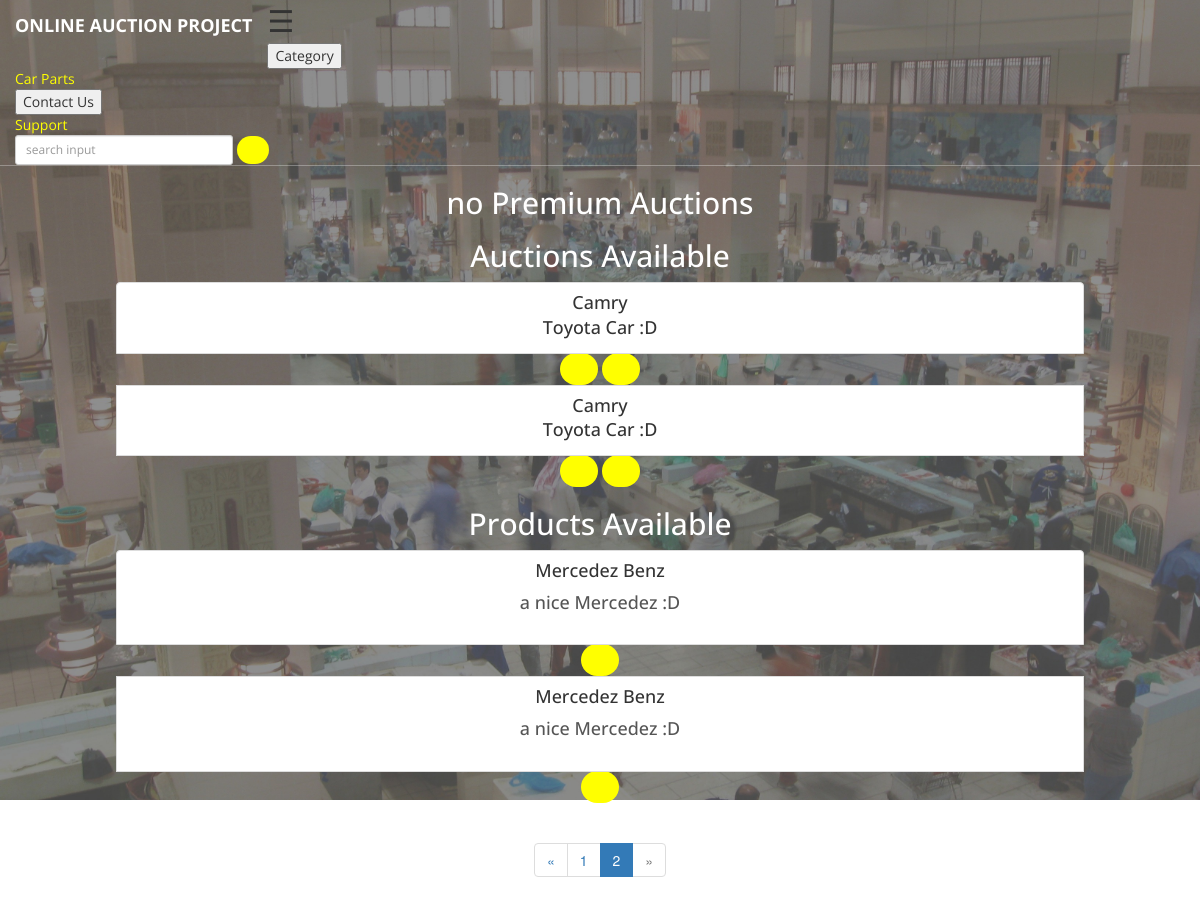
Screenshot of /?page=2 with the database file from the repository.
### Auction/models.py (models this page shows, shortened)
class live_auction(models.Model):
    owner = models.ForeignKey(settings.AUTH_USER_MODEL,null=True)
    auction = models.ForeignKey(auction)
    Time_of_Auction = models.TimeField(null=True)
    auction_bidding_open = models.BooleanField(default=False)
    initial_bid = models.BigIntegerField(
        null=True, help_text=("the initial bid"))

class auction(models.Model):
    Choices = (('P','Premium'),('F','Freemium'))
    user = models.OneToOneField(
        settings.AUTH_USER_MODEL, null=True, blank=True)
    product = models.ForeignKey(item)
    auction_type = models.CharField("auction_type",max_length=64 ,choices=Choices,null=True)
    auction_date = models.DateField()
    auction_time = models.TimeField()

class item(models.Model):
    CHOICES=(('C','Cars'),('P','Parts'))
    owner = models.ForeignKey(settings.AUTH_USER_MODEL,null=True,blank=True)
    product_name = models.CharField(max_length=18, help_text=('Car_Name'))
    manufacture_year = models.CharField(
        max_length=120, help_text=('E.g.: 2015/2016'))
    picture = models.ImageField(null=True, blank=True)
    product_description = models.TextField()
    certificate = models.ImageField(null=True, blank=True)
    product_type = models.CharField("Product_type",max_length=64 ,choices=CHOICES,null=True)

### Auction/views.py (the view)
# urls.py: url(r'^',views.index_page,name='home',),
def index_page(request):
    obj = live_auction.objects.all().order_by('-id')
    premium_obj = live_auction.objects.filter(
        auction__auction_type='P')
    queryset = item.objects.all()
    paginator = Paginator(queryset, 2)
    page = request.GET.get('page')
    try:
        items = paginator.page(page)
    except PageNotAnInteger:
        items = paginator.page(1)
    except EmptyPage:
        items = paginator.page(paginator.num_pages)
    if request.method == 'POST':
        qs = item.objects.filter(
            product_name__icontains=request.POST.get('term', False))
        return render(request, 'Index.html',
                      {'auction': obj,
                       'p_auction': premium_obj,
                       'product': items,
                       'item_search': qs})
    else:
        return render(request, 'Index.html',
                      {'auction': obj,
                       'p_auction': premium_obj,
                       'product': items})

### OnlineAuctionProject/Templates/Index.html (shortened to what this page needs)
{% extends "Base.html"%} {% block content %}
{% if p_auction%}
<h2>Premium Auctions<h2>
<div class='list-group'>
  {% for a in p_auction %}
      <a class = 'list-group-item'>
          <h4 class="list-group-item-heading">{{a.auction.product.product_name}}</h4>
          <h4 class="list-group-item-heading">{{a.auction.product.product_description}}</h4>
  </a>
  <a  class="btn btn-default btn-primary" href="{% url 'View_Auction' a.auction.pk %}">  <span class = " glyphicon glyphicon-eye-open">  </span></a>
  <a  class="btn btn-default btn-primary" href="{% url 'Bid_Auction'  %}"><span class = 'glyphicon glyphicon-edit'>  </span></a>
  {% empty %}
  <h2>
      no  Premium Auctions
      </h2> {% endfor %}
</div>
{%else%}
<h2>
    no  Premium Auctions
    </h2> {%endif%}
<h2>Auctions Available</h2> {% if request.method == 'POST' %}
<div class='list-group'>
    {% for a in auction %}
    {%if a.auction_bidding_open %}
    <a href="{% url 'View_Auction' a.auction.pk %}" class='list-group-item'>
        <h4 class="list-group-item-heading">{{a.auction.product.product_name}}</h4>
        <h4 class="list-group-item-heading">{{a.auction.product.product_description}}</h4>
    </a>
    <a class="btn btn-default btn-primary" href="{% url 'View_Auction' a.auction.pk %}"> <span class=" glyphicon glyphicon-eye-open">  </span></a>
    <a class="btn btn-default btn-primary" href="{% url 'Bid_Auction'  %}"><span class = 'glyphicon glyphicon-edit'>  </span></a>
{% endif %}
{% empty %}
    <h2>
    no  Auctions
    </h2> {% endfor %}
</div>
{% if item_search%}
<h2>Products Available</h2>
<div class='list-group'>
    {% for p in item_search %}
    <a href="{% url 'product_details' p.pk %}" class='list-group-item'>
        <h4 class="list-group-item-heading">{{p.product_name}} : {{p.manufacture_year}}</h4>
        <h4 class="list-group-item-text">{{p.product_description}}</h4>
    </a>
    <a href="{% url 'product_details' p.pk %}" class='btn btn-primary'> <span class='glyphicon glyphicon-eye-open'> </span></a>
    {%if p.owner == request.user %}
    <a href="{% url 'Edit_Product' p.pk %}" class='btn btn-primary'> <span class='glyphicon glyphicon-pencil'> </span> </a>
    <a href="{% url 'product_delete' p.pk %}" class='btn btn-primary'> <span class='glyphicon glyphicon-remove'> </span> </a>
    {%endif%} {% empty %}
    <h2>
no  product search found
</h2> {% endfor %}
</div>
{%endif%} {%else%} {%if auction%}
<div class='list-group'>
    {% for a in auction%}
    <a href="{% url 'View_Auction' a.auction.pk %}" class='list-group-item'>
        <h4 class="list-group-item-heading">{{a.auction.product.product_name}}</h4>
        <h4 class="list-group-item-heading">{{a.auction.product.product_description}}</h4>
    </a>
    <a class="btn btn-default btn-primary" href="{% url 'View_Auction' a.auction.pk %}"> <span class=" glyphicon glyphicon-eye-open">  </span></a>
    <a class="btn btn-default btn-primary" href="{% url 'Bid_Auction'  %}"><span class = 'glyphicon glyphicon-edit'>  </span> </a> {% empty %}
    <h2>
    no  Auctions
    </h2> {% endfor %}
</div>
{%endif%}
{%if product%}
<h2>Products Available </h2>
<div class='list-group'>
    {% for p in product %}
    <a href="{% url 'product_details' p.pk %}" class='list-group-item'>
        <h4 class="list-group-item-heading">{{p.product_name}}</h4>
        <h4 class="list-group-item-text">{{p.product_description}}</h4>
    </a>
    <a href="{% url 'product_details' p.pk %}" class='btn btn-primary'> <span class='glyphicon glyphicon-eye-open'> </span></a>
     {% endfor %} {%endif%}
</div>{%endif%}
{% if product.has_other_pages %}
<ul class="pagination">
  {% if product.has_previous %}
    <li><a href="?page={{ product.previous_page_number }}">&laquo;</a></li>
  {% else %}
    <li class="disabled"><span>&laquo;</span></li>
  {% endif %}
  {% for i in product.paginator.page_range %}
    {% if product.number == i %}
      <li class="active"><span>{{ i }} <span class="sr-only">(current)</span></span></li>
    {% else %}
      <li><a href="?page={{ i }}">{{ i }}</a></li>
    {% endif %}
  {% endfor %}
  {% if product.has_next %}
    <li><a href="?page={{ product.next_page_number }}">&raquo;</a></li>
  {% else %}
    <li class="disabled"><span>&raquo;</span></li>
  {% endif %}
</ul>
{% endif %}
{% endblock %}

### OnlineAuctionProject/Templates/Base.html (shortened to what this page needs)
<!DOCTYPE html>
<html lang="en">
<head>
    <link rel="stylesheet" href="/static/css/bootstrap.min.css" type="text/css">
    <link rel="stylesheet" href="font-awesome/css/font-awesome.min.css" type="text/css">
    <link rel="stylesheet" href="/static/css/animate.min.css" type="text/css">
    <link rel="stylesheet" href="/static/css/creative.css" type="text/css">
</head>
<body id="page-top">
    <nav id="mainNav" class="navbar navbar-default navbar-fixed-top">
        <div class="container-fluid">
            <div class="navbar-header">
                <a class="navbar-brand page-scroll" href="{%url 'home' %}">Online Auction Project</a>
            </div>
            <form action="/" method="post" class="form-inline">
  {% if user.is_authenticated %}
  <span  style="font-size:30px;cursor:pointer" onclick="openNav()">&#9776; </span>
  <div id="mySidenav" class="sidenav">
  <a href="javascript:void(0)" class="closebtn" onclick="closeNav()">&times;</a>
  <a href="{% url 'My_Page' %}"><span class="glyphicon glyphicon-book"></span><b class="imgdescription">My Page </b></a>
  <a href="{% url 'Create_Auction' %}"><span class="glyphicon glyphicon-scale"></span><b class="imgdescription">Add Auction </b></a>
  <a href="{% url 'Create_Product' %}"><span class="glyphicon glyphicon-plus-sign"></span><b class="imgdescription">Add Product </b></a>
  <a href="{%url 'Edit_User' %}"> <span class="glyphicon glyphicon-wrench"></span><b class="imgdescription">Edit Profile</b></a>
  <a href="{% url 'Create_Message' %}"> <span class="glyphicon glyphicon-envelope"></span> </span><b class="imgdescription">Send Message </b> </a>
  <a href="{% url 'account_logout' %}"><span class='glyphicon glyphicon-off '></span><b class="imgdescription">Sign out </b></a>
  <a href="{% url 'home'  %}"> <span class='glyphicon glyphicon-home'></span></span><b class="imgdescription">Home</b></a>
  </div>
    {%else%}
    <span  style="font-size:30px;cursor:pointer" onclick="openNav()">&#9776; </span>
    {%endif%}
                <div class="dropdown">
                  <button class="dropbtn">Category</button>
                  <div class="dropdown-content">
                    <a href="{% url 'car_filter' %}">Car</a>
                    <a href="{% url 'part_filter' %}">Parts</a>
                    </div>
                </div>
                <div class="dropdown">
                  <button class="dropbtn">Contact Us</button>
                  <div class="dropdown-content">
                      <a href=""> Support </a>
                  </div>
                </div>
                <input type="text" class="form-control input-sm" placeholder="search input" name="term" size="30"> <button id="S-mark" type="submit" class="btn btn-primary btn-sm"><span class="glyphicon glyphicon-search"></span></button>
            </nav>
    <header>
        <div class="header-content">
            <div id="main" class="header-content-inner">
                <p>
                    {% block content %}
                    {% endblock %}
                </p>
            </div>
        </div>
    </header>
</body>
</html>

### Auction/assets/css/creative.css (style rules this page uses)
html, body { width: 100%; height: 100%; }
body { font-family: Merriweather,'Helvetica Neue',Arial,sans-serif; }
a { color:#FFFF00; -webkit-transition: all .35s; -moz-transition: all .35s; transition: all .35s; }
h1, h2, h3, h4, h5, h6 { font-family: 'Open Sans','Helvetica Neue',Arial,sans-serif; }
p { margin-bottom: 20px; font-size: 16px; line-height: 1.5; }
.navbar-default { border-color: rgba(34,34,34,.05); font-family: 'Open Sans','Helvetica Neue',Arial,sans-serif; background-color: #fff; -webkit-transition: all .35s; -moz-transition: all .35s; transition: all .35s; }
.navbar-default .navbar-header .navbar-brand { text-transform: uppercase; font-family: 'Open Sans','Helvetica Neue',Arial,sans-serif; font-weight: 700; color:#FFFF00; }
@media (min-width:768px) { .navbar-default { border-color: rgba(255,255,255,.3); background-color: transparent; } }
@media (min-width:768px) { .navbar-default .navbar-header .navbar-brand { color: rgba(255,255,255,.7); } }
header { position: relative; width: 100%; min-height: auto; text-align: center; color: #fff; background-image: url(../img/header.jpg); background-position: center; -webkit-background-size: cover; -moz-background-size: cover; background-size: cover; -o-background-size: cover; }
#main { transition: margin-left .5s; padding: 16px; }
header .header-content { position: relative; width: 100%; height:70%; padding: 100px 15px; text-align: center; }
header .header-content .header-content-inner p { margin-bottom: 50px; font-size: 16px; font-weight: 300; color: rgba(255,255,255,.7); }
@media (min-width:768px) { header { min-height: 100%; } }
@media (min-width:768px) { header .header-content { position: absolute; top: 50%; padding: 0 50px; -webkit-transform: translateY(-50%); -ms-transform: translateY(-50%); transform: translateY(-50%); } }
@media (min-width:768px) { header .header-content .header-content-inner { margin-right: auto; margin-left: auto; max-width: 1000px; } }
@media (min-width:768px) { header .header-content .header-content-inner p { margin-right: auto; margin-left: auto; max-width: 80%; font-size: 18px; } }
.btn-default { border-color: #FFFF00; color: #222; background-color: #FFFF00; -webkit-transition: all .35s; -moz-transition: all .35s; transition: all .35s; }
.btn-primary { border-color:#FFFF00; color: #FFFF00; background-color:#FFFF00; -webkit-transition: all .35s; -moz-transition: all .35s; transition: all .35s; }
.btn { border: 0; border-radius: 300px; text-transform: uppercase; font-family: 'Open Sans','Helvetica Neue',Arial,sans-serif; font-weight: 700; }
body { webkit-tap-highlight-color: #222; }

### rows the page displays
live_auction: auction.product.product_name "Camry", auction.product.product_description "Toyota Car :D"
live_auction: auction.product.product_name "Camry", auction.product.product_description "Toyota Car :D"
item: product_name "Mercedez Benz", product_description "a nice Mercedez :D"
item: product_name "Mercedez Benz", product_description "a nice Mercedez :D"

### other values shown
{{ i }} "1"
{{ i }} "2"
